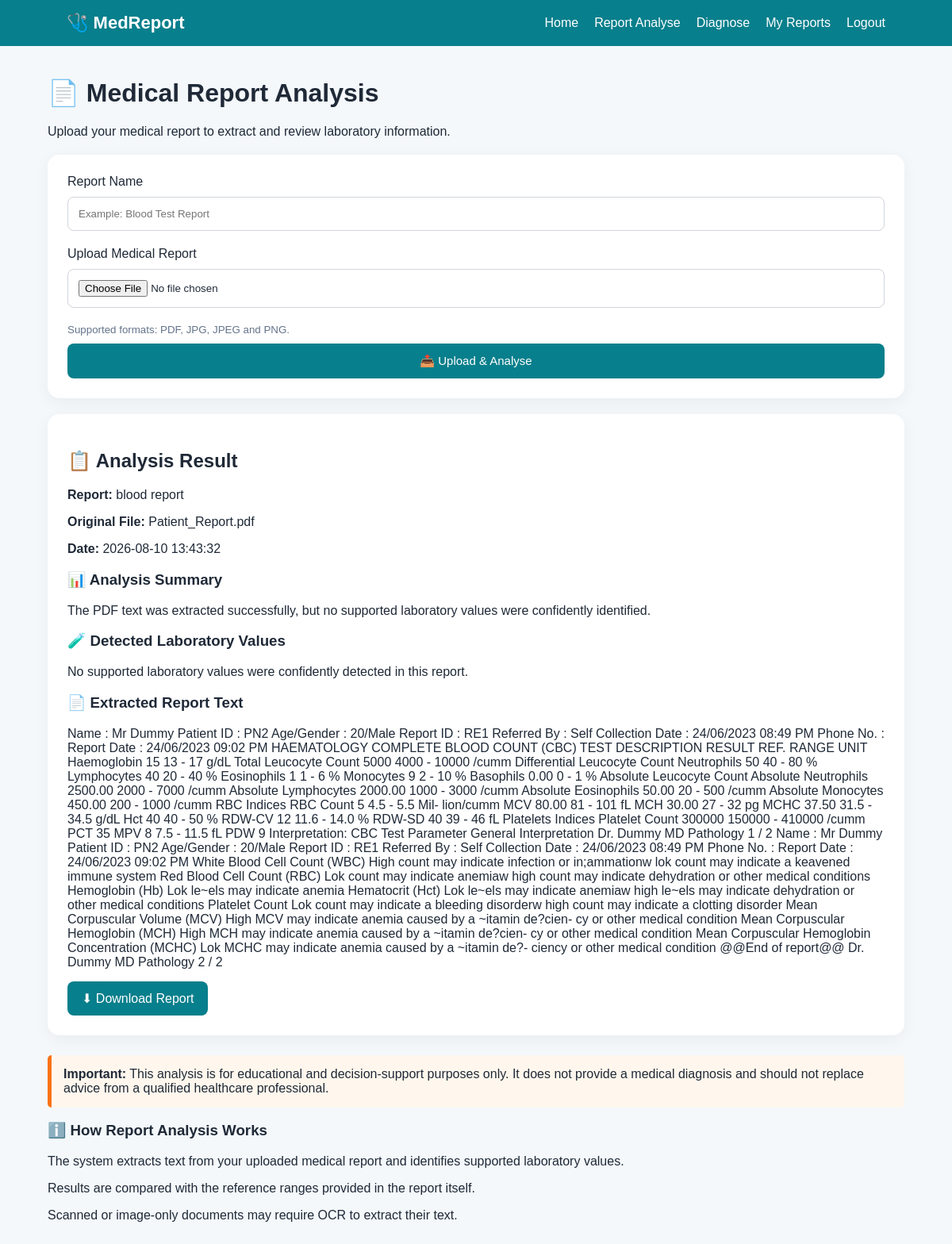
The app's page /report/1 (signed in) with its own data.
### tables this page shows
CREATE TABLE reports (
            id INTEGER PRIMARY KEY AUTOINCREMENT,
            user_id INTEGER NOT NULL,
            report_name TEXT NOT NULL,
            report_text TEXT,
            analysis TEXT,
            original_filename TEXT,
            stored_filename TEXT,
            report_type TEXT,
            created_at TIMESTAMP DEFAULT CURRENT_TIMESTAMP,

            FOREIGN KEY(user_id)
            REFERENCES users(id)
        );

### app.py (the view)
@app.route(
    "/report/<int:report_id>"
)
@login_required
def report_result(report_id):
    conn = get_db()
    report = conn.execute(
        """
        SELECT *
        FROM reports
        WHERE id = ?
        AND user_id = ?
        """,
        (
            report_id,
            session["user_id"]
        )
    ).fetchone()
    conn.close()
    if not report:
        abort(404)
    analysis = json.loads(
        report["analysis"]
    )
    return render_template(
        "report_analyze.html",
        report=report,
        analysis=analysis,
        extracted_text=report["report_text"]
    )

### app.py (called while the page is built)
def login_required(function):
    @wraps(function)
    def wrapper(*args, **kwargs):
        if "user_id" not in session:
            return redirect(url_for("login"))
        return function(*args, **kwargs)
    return wrapper

### database.py (called while the page is built)
def get_db():
    conn = sqlite3.connect(DATABASE)
    conn.row_factory = sqlite3.Row
    return conn

### templates/report_analyze.html (shortened to what this page needs)
{% extends "base.html" %}
{% block content %}
<div class="page-header">
    <h1>📄 Medical Report Analysis</h1>
    <p class="subtitle">
        Upload your medical report to extract and review
        laboratory information.
    </p>
</div>
<div class="form-card">
    <form
        method="POST"
        enctype="multipart/form-data"
    >
        <label for="report_name">
            Report Name
        </label>
        <input
            type="text"
            id="report_name"
            name="report_name"
            placeholder="Example: Blood Test Report"
            required
        >
        <label for="report_file">
            Upload Medical Report
        </label>
        <input
            type="file"
            id="report_file"
            name="report_file"
            accept=".pdf,.png,.jpg,.jpeg"
            required
        >
        <small>
            Supported formats: PDF, JPG, JPEG and PNG.
        </small>
        <button type="submit">
            📤 Upload & Analyse
        </button>
    </form>
</div>
{% if report and analysis %}
<div class="result-card">
    <h2>📋 Analysis Result</h2>
    <div class="report-info">
        <p>
            <strong>Report:</strong>
            {{ report["report_name"] }}
        </p>
        <p>
            <strong>Original File:</strong>
            {{ report["original_filename"] }}
        </p>
        <p>
            <strong>Date:</strong>
            {{ report["created_at"] }}
        </p>
    </div>
    <div class="analysis-section">
        <h3>📊 Analysis Summary</h3>
        <p>
            {{ analysis["summary"] }}
        </p>
    </div>
    <div class="analysis-section">
        <h3>🧪 Detected Laboratory Values</h3>
        {% if analysis["values"] %}
        <div class="table-container">
            <table>
                <thead>
                    <tr>
                        <th>
                            Test
                        </th>
                        <th>
                            Result
                        </th>
                        <th>
                            Reference Range
                        </th>
                        <th>
                            Status
                        </th>
                        <th>
                            What It Means
                        </th>
                    </tr>
                </thead>
                <tbody>
                    {% for item in analysis["values"] %}
                    <tr>
                        <td>
                            {{ item["name"] }}
                        </td>
                        <td>
                            <strong>
                                {{ item["value"] }}
                                {{ item["unit"] }}
                            </strong>
                        </td>
                        <td>
                            {{ item["reference_low"] }}
                            -
                            {{ item["reference_high"] }}
                            {{ item["unit"] }}
                        </td>
                        <td>
                            {% if item["status"] == "Normal" %}
                                <span class="status normal">
                                    ✓ Normal
                                </span>
                            {% elif item["status"] == "Low" %}
                                <span class="status low">
                                    ↓ Low
                                </span>
                            {% elif item["status"] == "High" %}
                                <span class="status high">
                                    ↑ High
                                </span>
                            {% endif %}
                        </td>
                        <td>
                            {{ item["explanation"] }}
                        </td>
                    </tr>
                    {% endfor %}
                </tbody>
            </table>
        </div>
        {% else %}
        <p class="no-data">
            No supported laboratory values were confidently
            detected in this report.
        </p>
        {% endif %}
    </div>
    {% if extracted_text %}
    <div class="analysis-section">
        <h3>
            📄 Extracted Report Text
        </h3>
        <div class="extracted-text">
            {{ extracted_text }}
        </div>
    </div>
    {% endif %}
    <div class="download-section">
        <a
            href="{{ url_for(
                'download_report',
                report_id=report['id']
            ) }}"
            class="download-button"
        >
            ⬇ Download Report
        </a>
    </div>
</div>
<div class="warning">
    <strong>Important:</strong>
    This analysis is for educational and
    decision-support purposes only.
    It does not provide a medical diagnosis
    and should not replace advice from a
    qualified healthcare professional.
</div>
{% endif %}
<div class="info-card">
    <h3>ℹ️ How Report Analysis Works</h3>
    <p>
        The system extracts text from your uploaded
        medical report and identifies supported
        laboratory values.
    </p>
    <p>
        Results are compared with the reference ranges
        provided in the report itself.
    </p>
    <p>
        Scanned or image-only documents may require OCR
        to extract their text.
    </p>
</div>
{% endblock %}

### static/css/style.css (style rules this page uses)
* { box-sizing: border-box; }
body { margin: 0; font-family: Arial, sans-serif; background: #f4f8fb; color: #1f2937; }
form { display: flex; flex-direction: column; gap: 10px; }
input, textarea { width: 100%; padding: 13px; border: 1px solid #d1d5db; border-radius: 8px; margin-bottom: 10px; }
button { border: none; background: #087f8c; color: white; padding: 13px 20px; border-radius: 8px; cursor: pointer; font-size: 15px; }
.form-card, .result-card, .history-card { background: white; padding: 25px; margin: 20px 0; border-radius: 15px; box-shadow: 0 5px 20px rgba(0,0,0,0.05); }
.warning { background: #fff7ed; border-left: 5px solid #f97316; padding: 15px; margin-top: 25px; border-radius: 5px; }
.download-button { display: inline-block; background: #087f8c; color: white; text-decoration: none; padding: 12px 18px; border-radius: 8px; margin-top: 15px; }
small { color: #64748b; }

### records on screen
reports: report_name "blood report", original_filename "Patient_Report.pdf", created_at "2026-08-10 13:43:32", report_text "Name : Mr Dummy Patient ID : PN2 Age/Gender : 20/Male Report ID : RE1 Referred By : Self Collection Date : 24/06/2023 08:49 PM Phone No. : Report Date : 24/06/2023 09:02 PM HAEMATOLOGY COMPLETE BLOOD COUNT (CBC) TEST DESCRIPTION RESULT REF. RANGE UNIT Haemoglobin 15 13 - 17 g/dL Total Leucocyte Count 5000 4000 - 10000 /cumm Differential Leucocyte Count Neutrophils 50 40 - 80 % Lymphocytes 40 20 - 40 % Eosinophils 1 1 - 6 % Monocytes 9 2 - 10 % Basophils 0.00 0 - 1 % Absolute Leucocyte Count Absolute Neutrophils 2500.00 2000 - 7000 /cumm Absolute Lymphocytes 2000.00 1000 - 3000 /cumm Absolute Eosinophils 50.00 20 - 500 /cumm Absolute Monocytes 450.00 200 - 1000 /cumm RBC Indices RBC Count 5…"

### other values on screen
{{ analysis["summary"] }} "The PDF text was extracted successfully, but no supported laboratory values were confidently identified."
